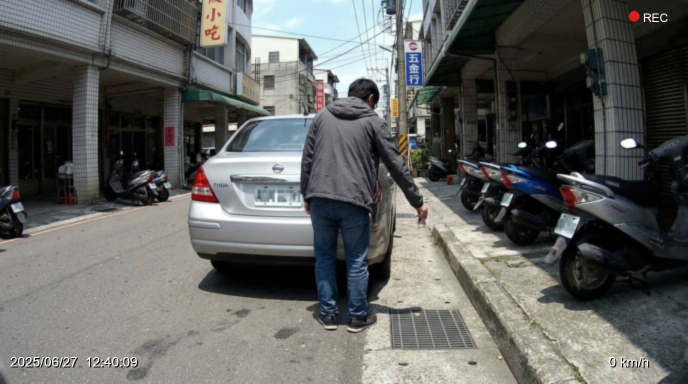
#> input picture 資料集/評測用（勿用於RAG）/case02-廢清法79I駁回/卷宗包/03-卷證/05-採證照片/採證照片-01_20250627-124009.jpg, 1376 x 768 px (shown at 1/2 size)
$ python -i build_docs.py   (imports and definitions only)
#> lines starting #> are read from the running program, lines starting #| are printed output that depends on the picture
"""case02 卷宗包：訴願書、答辯書、14 份卷證。HTML → Chrome PDF → (掃描件) PIL 後製。"""
import os, subprocess, random, shutil, glob
from PIL import Image, ImageFilter, ImageEnhance, ImageChops

SP = os.path.dirname(os.path.abspath(__file__))
ROOT = "/Users/caizhengyu/testtcowork/AI智慧城市黑客松/資料集/評測用（勿用於RAG）/case02-廢清法79I駁回/卷宗包"
D1, D2, D3 = f"{ROOT}/01-訴願書", f"{ROOT}/02-答辯書", f"{ROOT}/03-卷證"
CHROME = "/Applications/Google Chrome.app/Contents/MacOS/Google Chrome"
# [3 lines not run here, left out]

# ------------------------------------------------------------------ 共用樣式
CSS = """
@page{size:A4;margin:0}
*{box-sizing:border-box}
body{margin:0;font-family:"BiauKaiTC","標楷體","Kaiti TC",serif;font-size:13.5pt;line-height:1.85;color:#111}
.page{width:210mm;height:297mm;padding:20mm 20mm 18mm;position:relative;page-break-after:always;overflow:hidden;background:#fff}
.page:last-child{page-break-after:auto}
.wm{position:absolute;left:-20mm;top:120mm;width:250mm;text-align:center;transform:rotate(-28deg);font-size:26pt;letter-spacing:.3em;color:rgba(0,0,0,.075);pointer-events:none;white-space:nowrap}
.wm2{position:absolute;right:8mm;bottom:6mm;font-size:8pt;color:#999}
h1{text-align:center;font-size:20pt;letter-spacing:.35em;margin:0 0 6mm;font-weight:normal}
h2{text-align:center;font-size:15pt;letter-spacing:.5em;margin:6mm 0 3mm;font-weight:normal}
.meta{font-size:12pt;line-height:1.7}
.meta td{padding:0 4px;vertical-align:top}
p{margin:0 0 2.5mm;text-align:justify}
.indent{text-indent:2em}
.item{padding-left:2em;text-indent:-2em}
.sub{padding-left:4em;text-indent:-2em}
.sign{margin-top:8mm;text-align:right}
.pn{position:absolute;bottom:9mm;left:0;right:0;text-align:center;font-size:10pt;color:#555}
.seal{position:absolute;width:30mm;height:30mm;border:1.1mm solid #c1272d;border-radius:50%;color:#c1272d;display:flex;align-items:center;justify-content:center;text-align:center;font-size:8.5pt;line-height:1.3;opacity:.82;transform:rotate(-7deg);padding:2mm;background:rgba(255,255,255,.0)}
.seal.sq{border-radius:2mm;width:22mm;height:22mm;font-size:9pt;transform:rotate(3deg)}
.stamp{display:inline-block;border:.6mm solid #c1272d;color:#c1272d;padding:0 2mm;font-size:10pt;transform:rotate(-4deg);opacity:.85}
.ink{color:#1d3f8f}
.hand{font-family:"Kaiti TC","BiauKaiTC";color:#1d3f8f}
.hand span{display:inline-block}
table.grid{border-collapse:collapse;width:100%;font-size:11.5pt;line-height:1.5}
table.grid th,table.grid td{border:.3mm solid #222;padding:1.6mm 2mm;vertical-align:top}
table.grid th{background:#f0f0f0;font-weight:normal;text-align:center;white-space:nowrap}
.note{font-size:10.5pt;color:#333}
.box{border:.3mm solid #222;padding:3mm 4mm}
.mono{font-family:"Menlo","Courier New",monospace}
"""
WM = '<div class="wm">黑客松測試用模擬文件 ‧ 非真實公文</div><div class="wm2">2026 新北市 AI 智慧城市黑客松 ‧ 法制局組 ‧ 評測用模擬卷證（依真實決定書 1141061379 反推）</div>'


def page(inner, pn=None, extra=""):
    return f'<div class="page">{WM}{inner}{f"<div class=pn>{pn}</div>" if pn else ""}{extra}</div>'


def html(body, css=""):
    return f'<!doctype html><html lang="zh-Hant"><head><meta charset="utf-8"><style>{CSS}{css}</style></head><body>{body}</body></html>'


# [60 lines left out: functions hand, _chrome, chrome_pdf, chrome_shot, not called in this run]


def pdf_to_png(pdf, name, dpi=170):
    subprocess.run(["pdftoppm", "-r", str(dpi), "-png", "-singlefile", pdf, f"{SP}/png/{name}"], check=True)
    return f"{SP}/png/{name}.png"


def scanify(png, jpg_out, gray=True):
#> called with jpg_out = 'out.png', gray = True
    im = Image.open(png).convert("RGB")
#> im is the input picture: PIL image 1376x768 RGB; mean R, G, B 96.7, 97.6, 95.3
    w, h = im.size
#> w = 1376; h = 768
    im = im.rotate(random.uniform(-0.8, 0.8), resample=Image.BICUBIC, fillcolor=(255, 255, 255))
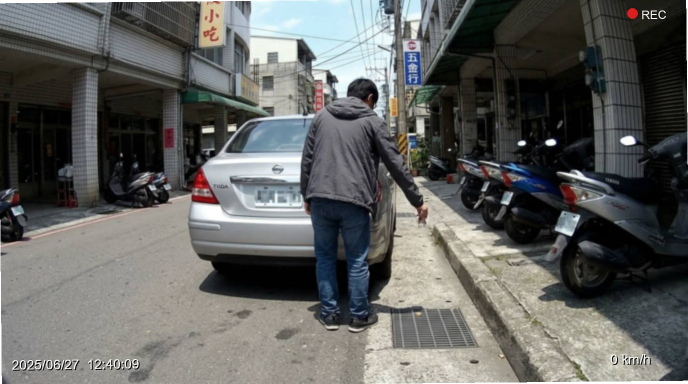
#> im: PIL image 1376x768 RGB (shown at 1/2 size); mean R, G, B 97.1, 98, 95.8
    if gray:
        im = im.convert("L").convert("RGB")
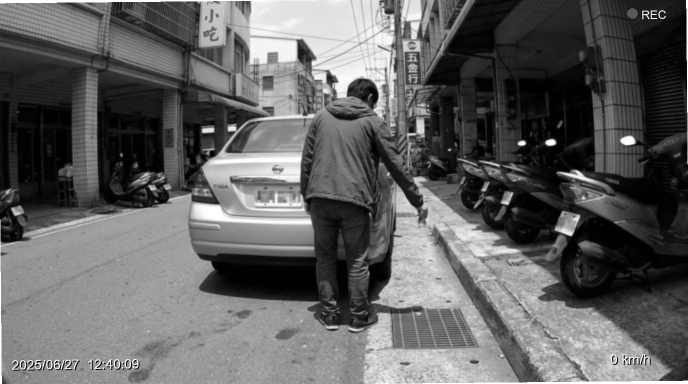
#> im: PIL image 1376x768 RGB (shown at 1/2 size); min 0, max 255, mean 97.5
    noise = Image.effect_noise((w, h), 22).convert("RGB")
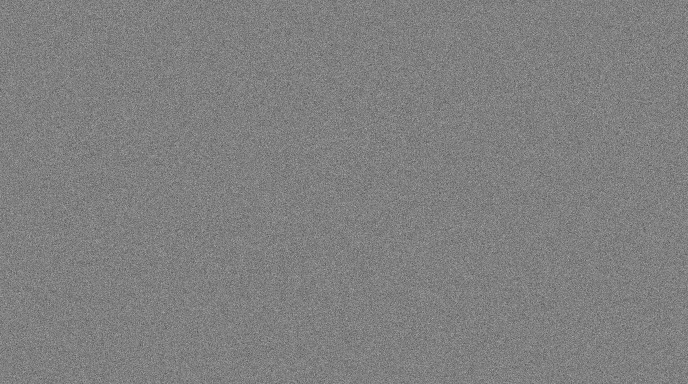
#> noise: PIL image 1376x768 RGB (shown at 1/2 size); min 11, max 230, mean 127.5
    noise = noise.point(lambda p: 255 - abs(p - 128) // 3)
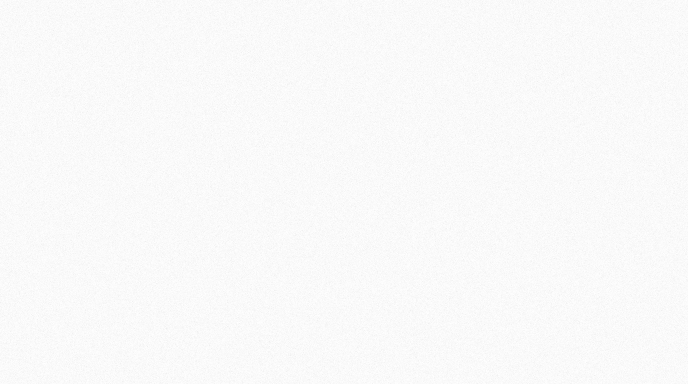
#> noise: PIL image 1376x768 RGB (shown at 1/2 size); min 216, max 255, mean 249.5
    im = ImageChops.multiply(im, noise)
    # 邊緣漸層陰影（掃描器壓不平）
    shade = Image.new("L", (w, h), 255)
#> shade: PIL image 1376x768 L; every value is 255
    from PIL import ImageDraw
    sd = ImageDraw.Draw(shade)
    for i in range(60):
        sd.line((i, 0, i, h), fill=205 + i * 50 // 60)
    im = ImageChops.multiply(im, shade.convert("RGB"))
    im = im.filter(ImageFilter.GaussianBlur(0.55))
    im = ImageEnhance.Contrast(im).enhance(1.12)
    im = ImageEnhance.Brightness(im).enhance(0.985)
    im.save(jpg_out, "JPEG", quality=68)
    return jpg_out


def jpg_to_pdf(jpg, pdf):
    Image.open(jpg).convert("RGB").save(pdf, "PDF", resolution=170.0)
    return pdf


# ------------------------------------------------------------------ 事實常數
P = "鄭○芳"
CAR = "000-0000"
WHEN = "114 年 6 月 27 日 12 時 40 分許"
WHERE = "本市○○區○○○路○○號旁"
PEN_NO = "新北環稽字第 41-114-090351 號"
PEN_DATE = "114 年 9 月 16 日"
EPB = "新北市政府環境保護局"

# ------------------------------------------------------------------ A. 訴願書（3 頁）
# [143 lines left out: functions doc_appeal, penalty_notice, doc_defense, not called in this run]


# ------------------------------------------------------------------ C. 卷證 00–13
ITEMS = [
    ("00", "卷證目錄", "文字 PDF", "訴願法 58 III 檢卷答辯：機關送卷時必附目錄"),
    ("01", "裁處書正本", "文字 PDF", "原行政處分本體（訴願標的）"),
    ("02", "裁處書送達證書", "掃描 JPG", "訴願法 14：訴願期間自送達次日起算之唯一證據"),
    ("03", "民眾檢舉案件受理單", "系統列印 PDF", "案件來源；記載檢舉時間、附件與承辦流程"),
    ("04", "稽查工作紀錄表", "掃描 JPG（手寫）", "稽查員審視影像之查證紀錄"),
    ("05", "採證照片彙整頁（另附 3 幀 JPG）", "文字 PDF ＋ 照片 JPG", "決定書理由四：「稽查照片…附卷可稽」"),
    ("06", "影像放大標註", "照片 JPG", "決定書理由六：「影像放大照片」"),
    ("07", "車籍查詢結果", "系統列印 PDF", "決定書理由四：「車籍查詢資料」；鎖定駕駛人＝訴願人"),
    ("08", "陳述意見通知書", "文字 PDF", "行政程序法 102：裁罰前應給予陳述意見機會"),
    ("09", "陳述意見通知書送達證書", "掃描 JPG", "證明已合法通知"),
    ("10", "訴願人陳述意見書", "掃描 JPG（手寫）", "訴願人裁罰前之主張（與訴願理由一致）"),
    ("11", "裁罰係數計算表", "文字 PDF", "決定書理由四、五：附表 1 項次 13、A＝3、3,600 元"),
    ("12", "裁處簽呈", "掃描 JPG（含核章）", "機關內部決策軌跡"),
    ("13", "採證影片截圖頁（另附 MP4）", "文字 PDF ＋ 影片 MP4", "決定書理由六：「違規影片」"),
]


# [18 lines left out: function c00_index, not called in this run]


def c01_penalty():
    return chrome_pdf("C01", page(penalty_notice(copy=False)))


# [121 lines left out: functions delivery_cert, c02, c03_complaint, c04_inspection, c05_photos, not called in this run]


def c06_zoom_pdf():
    return jpg_to_pdf(f"{D3}/06-影像放大標註.jpg", f"{SP}/pdf/C06.pdf")


# [186 lines left out: functions c07_vehicle, c08_notice, c09, c10_statement, c11_coef, c12_memo and 2 more, not called in this run]


# [20 lines not run here, left out]

>>> result = scanify('../03-卷證/05-採證照片/採證照片-01_20250627-124009.jpg', 'out.png')
